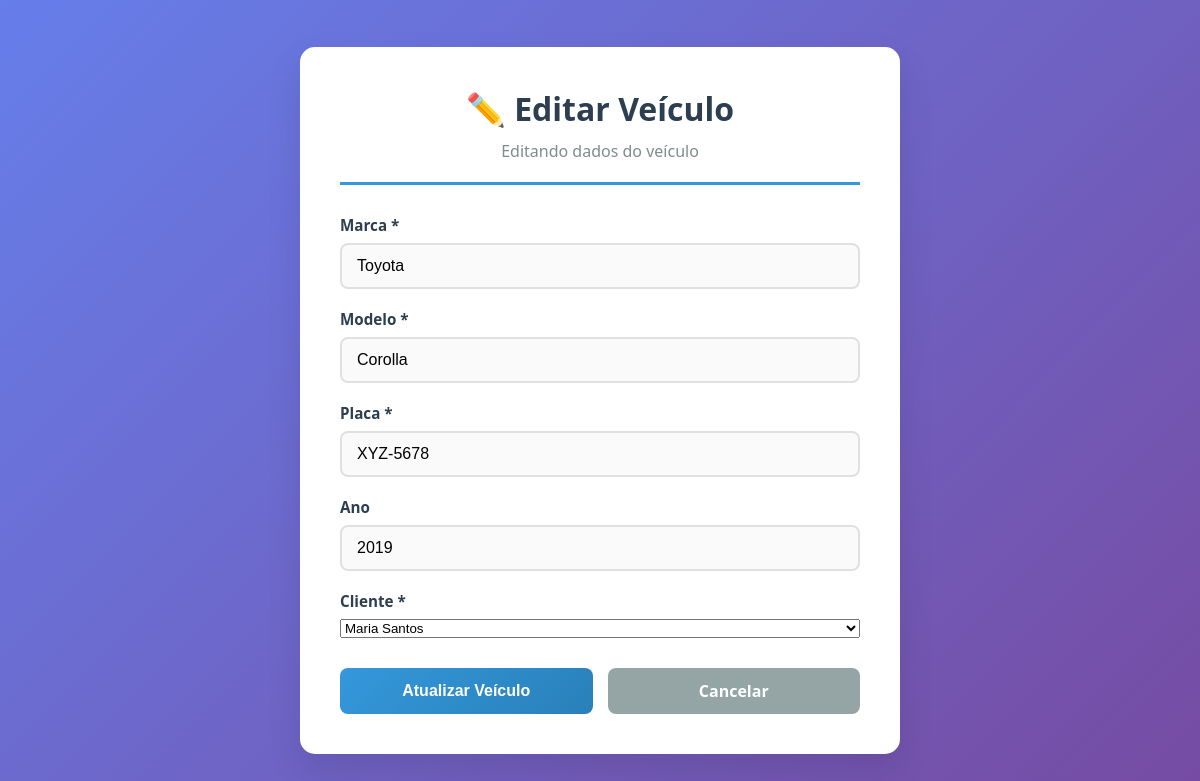
The app's page /veiculos/editar.php?id=2 with its own data.
### tables this page shows
CREATE TABLE VEICULO (
    ID_VEICULO INT AUTO_INCREMENT PRIMARY KEY,
    MODELO VARCHAR(50) NOT NULL,
    MARCA VARCHAR(50) NOT NULL,
    ID_CLIENTE INT NOT NULL,
    ANO INT,
    PLACA VARCHAR(10) UNIQUE NOT NULL,
    FOREIGN KEY(ID_CLIENTE) REFERENCES CLIENTE(ID_CLIENTE)
);

CREATE TABLE CLIENTE (
    ID_CLIENTE INT AUTO_INCREMENT PRIMARY KEY,
    NOME_CLIENTE VARCHAR(100) NOT NULL,
    CPF_CLIENTE VARCHAR(14) UNIQUE,
    TELEFONE_CLIENTE VARCHAR(15),
    EMAIL VARCHAR(100),
    ENDERECO VARCHAR(255)
);

### veiculos/editar.php (the view, shortened to what this page needs)
<?php
require_once '../conexao.php';
$id_veiculo = $_GET['id'];
$sql = "SELECT * FROM VEICULO WHERE ID_VEICULO = ?";
$stmt = $pdo->prepare($sql);
$stmt->execute([$id_veiculo]);
$veiculo = $stmt->fetch(PDO::FETCH_ASSOC);
$clientes = $pdo->query("SELECT ID_CLIENTE, NOME_CLIENTE FROM CLIENTE ORDER BY NOME_CLIENTE")->fetchAll();
?>
<!DOCTYPE html>
<html lang="pt-br">
<head>
    <link rel="stylesheet" href="editar.css">
</head>
<body>
    <div class="container">
        <div class="form-wrapper">
            <div class="header">
                <h1>✏️ Editar Veículo</h1>
                <p>Editando dados do veículo</p>
            </div>
            <form method="POST" class="form-cadastro">
                <div class="form-group">
                    <label for="marca">Marca *</label>
                    <input type="text" id="marca" name="marca" value="<?= htmlspecialchars($veiculo['MARCA']) ?>" maxlength="50" required>
                </div>
                <div class="form-group">
                    <label for="modelo">Modelo *</label>
                    <input type="text" id="modelo" name="modelo" value="<?= htmlspecialchars($veiculo['MODELO']) ?>" maxlength="50" required>
                </div>
                <div class="form-group">
                    <label for="placa">Placa *</label>
                    <input type="text" id="placa" name="placa" value="<?= htmlspecialchars($veiculo['PLACA']) ?>" maxlength="10" required>
                </div>
                <div class="form-group">
                    <label for="ano">Ano</label>
                    <input type="number" id="ano" name="ano" value="<?= $veiculo['ANO'] ?>" min="1900" max="2030">
                </div>
                <div class="form-group">
                    <label for="id_cliente">Cliente *</label>
                    <select id="id_cliente" name="id_cliente" required>
                        <?php foreach ($clientes as $cliente): ?>
                            <option value="<?= $cliente['ID_CLIENTE'] ?>"
                                <?= $cliente['ID_CLIENTE'] == $veiculo['ID_CLIENTE'] ? 'selected' : '' ?>>
                                <?= htmlspecialchars($cliente['NOME_CLIENTE']) ?>
                            </option>
                        <?php endforeach; ?>
                    </select>
                </div>
                <div class="form-actions">
                    <button type="submit" class="btn btn-primary">Atualizar Veículo</button>
                    <a href="listar.php" class="btn btn-secondary">Cancelar</a>
                </div>
            </form>
        </div>
    </div>
</body>
</html>

### veiculos/editar.css (style rules this page uses)
* { margin: 0; padding: 0; box-sizing: border-box; }
body { font-family: 'Segoe UI', Tahoma, Geneva, Verdana, sans-serif; background: linear-gradient(135deg, #667eea 0%, #764ba2 100%); min-height: 100vh; padding: 20px; display: flex; justify-content: center; align-items: center; }
.container { width: 100%; max-width: 600px; }
.form-wrapper { background: white; border-radius: 15px; box-shadow: 0 15px 35px rgba(0,0,0,0.1); padding: 40px; transition: transform 0.3s ease; }
.header { text-align: center; margin-bottom: 30px; border-bottom: 3px solid #3498db; padding-bottom: 20px; }
.header h1 { color: #2c3e50; font-size: 2em; margin-bottom: 10px; }
.header p { color: #7f8c8d; font-size: 1em; }
.form-cadastro { display: flex; flex-direction: column; gap: 20px; }
.form-group { display: flex; flex-direction: column; }
.form-group label { color: #2c3e50; font-weight: 600; margin-bottom: 8px; font-size: 0.95em; }
.form-group input, .form-group textarea { padding: 12px 15px; border: 2px solid #e0e0e0; border-radius: 8px; font-size: 1em; transition: all 0.3s ease; background: #fafafa; }
.form-actions { display: flex; gap: 15px; margin-top: 10px; }
.btn { padding: 12px 25px; border: none; border-radius: 8px; font-size: 1em; font-weight: 600; text-decoration: none; text-align: center; cursor: pointer; transition: all 0.3s ease; flex: 1; }
.btn-primary { background: linear-gradient(135deg, #3498db, #2980b9); color: white; }
.btn-secondary { background: #95a5a6; color: white; }

### records on screen
veiculo: marca "Toyota", modelo "Corolla", placa "XYZ-5678", ano "2019", id_cliente "Maria Santos"
